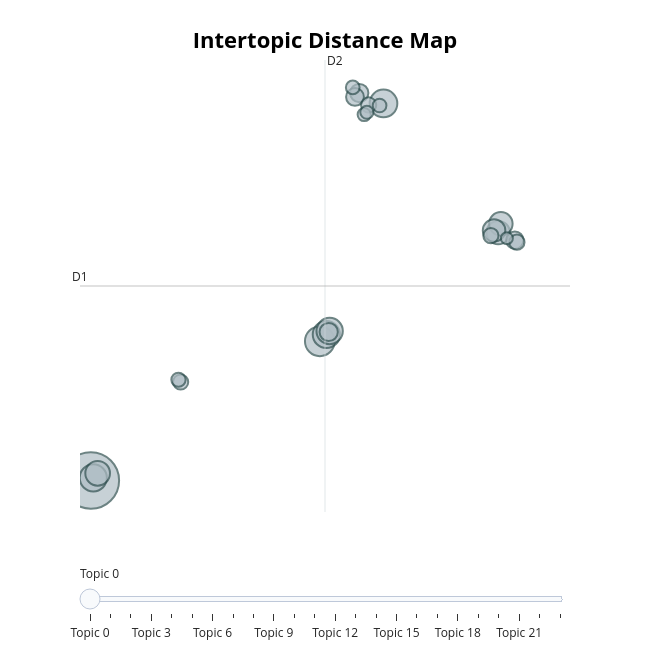

This figure's notebook cell:
### Code cell
docs = [entry['Abstract'] for entry in train_data]
print(f"Loaded {len(docs)} abstracts for Topic Modeling.")

import nltk
from nltk.stem import WordNetLemmatizer, PorterStemmer
from nltk.tokenize import word_tokenize
from nltk.corpus import stopwords 
import string

lemmatizer = WordNetLemmatizer()
stemmer = PorterStemmer()
stop_words = set(stopwords.words('english'))

def preprocess_text(text: str, lemmatize = True, stem = True) -> str:
    """
    Takes in a complete abstract as a string and preprocesses it.
    """
    tokens = word_tokenize(text.lower())
    cleaned_words = []
    for word in tokens:
        if word.isalpha() and word not in stop_words:
            if lemmatize and stem:
                lemmatized_word = lemmatizer.lemmatize(word)
                stemmed_word = stemmer.stem(lemmatized_word)
                cleaned_words.append(stemmed_word)
            elif lemmatize and not stem:
                lemmatized_word = lemmatizer.lemmatize(word)
                cleaned_words.append(lemmatized_word)
            elif not lemmatize and stem:
                stemmed_word = stemmer.stem(word)
                cleaned_words.append(stemmed_word)
            else: 
                cleaned_words.append(word)
        else: pass
    return " ".join(cleaned_words)

docs_cleaned = [preprocess_text(doc) for doc in docs]

# bertopic
topic_model = BERTopic(embedding_model=custom_sentence_model, verbose=True)
topics, probs = topic_model.fit_transform(docs)

# visualization of topics
fig = topic_model.visualize_topics()
fig.show()

### Figure 1 — Plotly figure (JSON) as saved in the notebook; plotly's stock layout.template omitted (floating-point values rounded to 4 significant figures)
{"data": [{"customdata": [[0, "the | of | and | to | in", 221], [1, "the | and | to | this | of", 61], [2, "and | to | the | in | economic", 53], [3, "and | we | in | the | to", 51], [4, "the | and | to | of | we", 51], [5, "the | of | to | in | that", 48], [6, "and | ai | in | to | that", 42], [7, "the | in | of | to | we", 38], [8, "the | of | to | that | in", 38], [9, "the | of | in | and | to", 35], [10, "in | the | of | and | to", 23], [11, "ai | to | we | that | and", 23], [12, "the | and | to | of | that", 22], [13, "human | and | llms | with | our", 21], [14, "and | models | the | of | we", 16], [15, "we | the | and | equilibrium | to", 16], [16, "hydrogen | energy | the | electricity | in", 16], [17, "and | the | energy | of | to", 16], [18, "the | to | in | of | by", 14], [19, "the | of | in | and | silver", 13], [20, "and | digital | the | this | poverty", 13], [21, "leadership | and | motivation | research | wlb", 12], [22, "the | and | financial | of | for", 12], [23, "judicial | sanctions | to | in | and", 10]], "hovertemplate": "<b>Topic %{customdata[0]}</b><br>%{customdata[1]}<br>Size: %{customdata[2]}", "legendgroup": "", "marker": {"color": "#B0BEC5", "line": {"color": "DarkSlateGrey", "width": 2}, "size": [221, 61, 53, 51, 51, 48, 42, 38, 38, 35, 23, 23, 22, 21, 16, 16, 16, 16, 14, 13, 13, 12, 12, 10], "sizemode": "area", "sizeref": 0.1381, "symbol": "circle"}, "mode": "markers", "name": "", "orientation": "v", "showlegend": false, "type": "scatter", "x": [-4.057, 8.808, 12.39, 9.175, -3.919, 9.361, -3.674, 18.83, 18.98, 18.6, 9.307, 11.03, 10.79, 19.76, 0.9875, 19.88, 18.42, 11.55, 0.8667, 10.66, 12.17, 11.3, 11.45, 19.32], "xaxis": "x", "y": [-11.3, -3.829, 8.939, -3.464, -11.16, -3.277, -10.92, 2.004, 2.479, 2.121, -3.331, 9.5, 9.292, 1.598, -6.015, 1.494, 1.847, 8.857, -5.895, 9.802, 8.831, 8.345, 8.467, 1.704], "yaxis": "y"}], "layout": {"annotations": [{"showarrow": false, "text": "D1", "x": -4.666, "y": -0.8613, "yshift": 10}, {"showarrow": false, "text": "D2", "x": 9.099, "xshift": 10, "y": 11.27}], "height": 650, "hoverlabel": {"bgcolor": "white", "font": {"family": "Rockwell", "size": 16}}, "legend": {"itemsizing": "constant", "tracegroupgap": 0}, "margin": {"t": 60}, "shapes": [{"line": {"color": "#CFD8DC", "width": 2}, "type": "line", "x0": 9.099, "x1": 9.099, "y0": -13.0, "y1": 11.27}, {"line": {"color": "#9E9E9E", "width": 2}, "type": "line", "x0": -4.666, "x1": 22.86, "y0": -0.8613, "y1": -0.8613}], "sliders": [{"active": 0, "pad": {"t": 50}, "steps": [{"args": [{"marker.color": [["red", "#B0BEC5", "#B0BEC5", "#B0BEC5", "#B0BEC5", "#B0BEC5", "#B0BEC5", "#B0BEC5", "#B0BEC5", "#B0BEC5", "#B0BEC5", "#B0BEC5", "#B0BEC5", "#B0BEC5", "#B0BEC5", "#B0BEC5", "#B0BEC5", "#B0BEC5", "#B0BEC5", "#B0BEC5", "#B0BEC5", "#B0BEC5", "#B0BEC5", "#B0BEC5"]]}], "label": "Topic 0", "method": "update"}, {"args": [{"marker.color": [["#B0BEC5", "red", "#B0BEC5", "#B0BEC5", "#B0BEC5", "#B0BEC5", "#B0BEC5", "#B0BEC5", "#B0BEC5", "#B0BEC5", "#B0BEC5", "#B0BEC5", "#B0BEC5", "#B0BEC5", "#B0BEC5", "#B0BEC5", "#B0BEC5", "#B0BEC5", "#B0BEC5", "#B0BEC5", "#B0BEC5", "#B0BEC5", "#B0BEC5", "#B0BEC5"]]}], "label": "Topic 1", "method": "update"}, {"args": [{"marker.color": [["#B0BEC5", "#B0BEC5", "red", "#B0BEC5", "#B0BEC5", "#B0BEC5", "#B0BEC5", "#B0BEC5", "#B0BEC5", "#B0BEC5", "#B0BEC5", "#B0BEC5", "#B0BEC5", "#B0BEC5", "#B0BEC5", "#B0BEC5", "#B0BEC5", "#B0BEC5", "#B0BEC5", "#B0BEC5", "#B0BEC5", "#B0BEC5", "#B0BEC5", "#B0BEC5"]]}], "label": "Topic 2", "method": "update"}, {"args": [{"marker.color": [["#B0BEC5", "#B0BEC5", "#B0BEC5", "red", "#B0BEC5", "#B0BEC5", "#B0BEC5", "#B0BEC5", "#B0BEC5", "#B0BEC5", "#B0BEC5", "#B0BEC5", "#B0BEC5", "#B0BEC5", "#B0BEC5", "#B0BEC5", "#B0BEC5", "#B0BEC5", "#B0BEC5", "#B0BEC5", "#B0BEC5", "#B0BEC5", "#B0BEC5", "#B0BEC5"]]}], "label": "Topic 3", "method": "update"}, {"args": [{"marker.color": [["#B0BEC5", "#B0BEC5", "#B0BEC5", "#B0BEC5", "red", "#B0BEC5", "#B0BEC5", "#B0BEC5", "#B0BEC5", "#B0BEC5", "#B0BEC5", "#B0BEC5", "#B0BEC5", "#B0BEC5", "#B0BEC5", "#B0BEC5", "#B0BEC5", "#B0BEC5", "#B0BEC5", "#B0BEC5", "#B0BEC5", "#B0BEC5", "#B0BEC5", "#B0BEC5"]]}], "label": "Topic 4", "method": "update"}, {"args": [{"marker.color": [["#B0BEC5", "#B0BEC5", "#B0BEC5", "#B0BEC5", "#B0BEC5", "red", "#B0BEC5", "#B0BEC5", "#B0BEC5", "#B0BEC5", "#B0BEC5", "#B0BEC5", "#B0BEC5", "#B0BEC5", "#B0BEC5", "#B0BEC5", "#B0BEC5", "#B0BEC5", "#B0BEC5", "#B0BEC5", "#B0BEC5", "#B0BEC5", "#B0BEC5", "#B0BEC5"]]}], "label": "Topic 5", "method": "update"}, {"args": [{"marker.color": [["#B0BEC5", "#B0BEC5", "#B0BEC5", "#B0BEC5", "#B0BEC5", "#B0BEC5", "red", "#B0BEC5", "#B0BEC5", "#B0BEC5", "#B0BEC5", "#B0BEC5", "#B0BEC5", "#B0BEC5", "#B0BEC5", "#B0BEC5", "#B0BEC5", "#B0BEC5", "#B0BEC5", "#B0BEC5", "#B0BEC5", "#B0BEC5", "#B0BEC5", "#B0BEC5"]]}], "label": "Topic 6", "method": "update"}, {"args": [{"marker.color": [["#B0BEC5", "#B0BEC5", "#B0BEC5", "#B0BEC5", "#B0BEC5", "#B0BEC5", "#B0BEC5", "red", "#B0BEC5", "#B0BEC5", "#B0BEC5", "#B0BEC5", "#B0BEC5", "#B0BEC5", "#B0BEC5", "#B0BEC5", "#B0BEC5", "#B0BEC5", "#B0BEC5", "#B0BEC5", "#B0BEC5", "#B0BEC5", "#B0BEC5", "#B0BEC5"]]}], "label": "Topic 7", "method": "update"}, {"args": [{"marker.color": [["#B0BEC5", "#B0BEC5", "#B0BEC5", "#B0BEC5", "#B0BEC5", "#B0BEC5", "#B0BEC5", "#B0BEC5", "red", "#B0BEC5", "#B0BEC5", "#B0BEC5", "#B0BEC5", "#B0BEC5", "#B0BEC5", "#B0BEC5", "#B0BEC5", "#B0BEC5", "#B0BEC5", "#B0BEC5", "#B0BEC5", "#B0BEC5", "#B0BEC5", "#B0BEC5"]]}], "label": "Topic 8", "method": "update"}, {"args": [{"marker.color": [["#B0BEC5", "#B0BEC5", "#B0BEC5", "#B0BEC5", "#B0BEC5", "#B0BEC5", "#B0BEC5", "#B0BEC5", "#B0BEC5", "red", "#B0BEC5", "#B0BEC5", "#B0BEC5", "#B0BEC5", "#B0BEC5", "#B0BEC5", "#B0BEC5", "#B0BEC5", "#B0BEC5", "#B0BEC5", "#B0BEC5", "#B0BEC5", "#B0BEC5", "#B0BEC5"]]}], "label": "Topic 9", "method": "update"}, {"args": [{"marker.color": [["#B0BEC5", "#B0BEC5", "#B0BEC5", "#B0BEC5", "#B0BEC5", "#B0BEC5", "#B0BEC5", "#B0BEC5", "#B0BEC5", "#B0BEC5", "red", "#B0BEC5", "#B0BEC5", "#B0BEC5", "#B0BEC5", "#B0BEC5", "#B0BEC5", "#B0BEC5", "#B0BEC5", "#B0BEC5", "#B0BEC5", "#B0BEC5", "#B0BEC5", "#B0BEC5"]]}], "label": "Topic 10", "method": "update"}, {"args": [{"marker.color": [["#B0BEC5", "#B0BEC5", "#B0BEC5", "#B0BEC5", "#B0BEC5", "#B0BEC5", "#B0BEC5", "#B0BEC5", "#B0BEC5", "#B0BEC5", "#B0BEC5", "red", "#B0BEC5", "#B0BEC5", "#B0BEC5", "#B0BEC5", "#B0BEC5", "#B0BEC5", "#B0BEC5", "#B0BEC5", "#B0BEC5", "#B0BEC5", "#B0BEC5", "#B0BEC5"]]}], "label": "Topic 11", "method": "update"}, {"args": [{"marker.color": [["#B0BEC5", "#B0BEC5", "#B0BEC5", "#B0BEC5", "#B0BEC5", "#B0BEC5", "#B0BEC5", "#B0BEC5", "#B0BEC5", "#B0BEC5", "#B0BEC5", "#B0BEC5", "red", "#B0BEC5", "#B0BEC5", "#B0BEC5", "#B0BEC5", "#B0BEC5", "#B0BEC5", "#B0BEC5", "#B0BEC5", "#B0BEC5", "#B0BEC5", "#B0BEC5"]]}], "label": "Topic 12", "method": "update"}, {"args": [{"marker.color": [["#B0BEC5", "#B0BEC5", "#B0BEC5", "#B0BEC5", "#B0BEC5", "#B0BEC5", "#B0BEC5", "#B0BEC5", "#B0BEC5", "#B0BEC5", "#B0BEC5", "#B0BEC5", "#B0BEC5", "red", "#B0BEC5", "#B0BEC5", "#B0BEC5", "#B0BEC5", "#B0BEC5", "#B0BEC5", "#B0BEC5", "#B0BEC5", "#B0BEC5", "#B0BEC5"]]}], "label": "Topic 13", "method": "update"}, {"args": [{"marker.color": [["#B0BEC5", "#B0BEC5", "#B0BEC5", "#B0BEC5", "#B0BEC5", "#B0BEC5", "#B0BEC5", "#B0BEC5", "#B0BEC5", "#B0BEC5", "#B0BEC5", "#B0BEC5", "#B0BEC5", "#B0BEC5", "red", "#B0BEC5", "#B0BEC5", "#B0BEC5", "#B0BEC5", "#B0BEC5", "#B0BEC5", "#B0BEC5", "#B0BEC5", "#B0BEC5"]]}], "label": "Topic 14", "method": "update"}, {"args": [{"marker.color": [["#B0BEC5", "#B0BEC5", "#B0BEC5", "#B0BEC5", "#B0BEC5", "#B0BEC5", "#B0BEC5", "#B0BEC5", "#B0BEC5", "#B0BEC5", "#B0BEC5", "#B0BEC5", "#B0BEC5", "#B0BEC5", "#B0BEC5", "red", "#B0BEC5", "#B0BEC5", "#B0BEC5", "#B0BEC5", "#B0BEC5", "#B0BEC5", "#B0BEC5", "#B0BEC5"]]}], "label": "Topic 15", "method": "update"}, {"args": [{"marker.color": [["#B0BEC5", "#B0BEC5", "#B0BEC5", "#B0BEC5", "#B0BEC5", "#B0BEC5", "#B0BEC5", "#B0BEC5", "#B0BEC5", "#B0BEC5", "#B0BEC5", "#B0BEC5", "#B0BEC5", "#B0BEC5", "#B0BEC5", "#B0BEC5", "red", "#B0BEC5", "#B0BEC5", "#B0BEC5", "#B0BEC5", "#B0BEC5", "#B0BEC5", "#B0BEC5"]]}], "label": "Topic 16", "method": "update"}, {"args": [{"marker.color": [["#B0BEC5", "#B0BEC5", "#B0BEC5", "#B0BEC5", "#B0BEC5", "#B0BEC5", "#B0BEC5", "#B0BEC5", "#B0BEC5", "#B0BEC5", "#B0BEC5", "#B0BEC5", "#B0BEC5", "#B0BEC5", "#B0BEC5", "#B0BEC5", "#B0BEC5", "red", "#B0BEC5", "#B0BEC5", "#B0BEC5", "#B0BEC5", "#B0BEC5", "#B0BEC5"]]}], "label": "Topic 17", "method": "update"}, {"args": [{"marker.color": [["#B0BEC5", "#B0BEC5", "#B0BEC5", "#B0BEC5", "#B0BEC5", "#B0BEC5", "#B0BEC5", "#B0BEC5", "#B0BEC5", "#B0BEC5", "#B0BEC5", "#B0BEC5", "#B0BEC5", "#B0BEC5", "#B0BEC5", "#B0BEC5", "#B0BEC5", "#B0BEC5", "red", "#B0BEC5", "#B0BEC5", "#B0BEC5", "#B0BEC5", "#B0BEC5"]]}], "label": "Topic 18", "method": "update"}, {"args": [{"marker.color": [["#B0BEC5", "#B0BEC5", "#B0BEC5", "#B0BEC5", "#B0BEC5", "#B0BEC5", "#B0BEC5", "#B0BEC5", "#B0BEC5", "#B0BEC5", "#B0BEC5", "#B0BEC5", "#B0BEC5", "#B0BEC5", "#B0BEC5", "#B0BEC5", "#B0BEC5", "#B0BEC5", "#B0BEC5", "red", "#B0BEC5", "#B0BEC5", "#B0BEC5", "#B0BEC5"]]}], "label": "Topic 19", "method": "update"}, {"args": [{"marker.color": [["#B0BEC5", "#B0BEC5", "#B0BEC5", "#B0BEC5", "#B0BEC5", "#B0BEC5", "#B0BEC5", "#B0BEC5", "#B0BEC5", "#B0BEC5", "#B0BEC5", "#B0BEC5", "#B0BEC5", "#B0BEC5", "#B0BEC5", "#B0BEC5", "#B0BEC5", "#B0BEC5", "#B0BEC5", "#B0BEC5", "red", "#B0BEC5", "#B0BEC5", "#B0BEC5"]]}], "label": "Topic 20", "method": "update"}, {"args": [{"marker.color": [["#B0BEC5", "#B0BEC5", "#B0BEC5", "#B0BEC5", "#B0BEC5", "#B0BEC5", "#B0BEC5", "#B0BEC5", "#B0BEC5", "#B0BEC5", "#B0BEC5", "#B0BEC5", "#B0BEC5", "#B0BEC5", "#B0BEC5", "#B0BEC5", "#B0BEC5", "#B0BEC5", "#B0BEC5", "#B0BEC5", "#B0BEC5", "red", "#B0BEC5", "#B0BEC5"]]}], "label": "Topic 21", "method": "update"}, {"args": [{"marker.color": [["#B0BEC5", "#B0BEC5", "#B0BEC5", "#B0BEC5", "#B0BEC5", "#B0BEC5", "#B0BEC5", "#B0BEC5", "#B0BEC5", "#B0BEC5", "#B0BEC5", "#B0BEC5", "#B0BEC5", "#B0BEC5", "#B0BEC5", "#B0BEC5", "#B0BEC5", "#B0BEC5", "#B0BEC5", "#B0BEC5", "#B0BEC5", "#B0BEC5", "red", "#B0BEC5"]]}], "label": "Topic 22", "method": "update"}, {"args": [{"marker.color": [["#B0BEC5", "#B0BEC5", "#B0BEC5", "#B0BEC5", "#B0BEC5", "#B0BEC5", "#B0BEC5", "#B0BEC5", "#B0BEC5", "#B0BEC5", "#B0BEC5", "#B0BEC5", "#B0BEC5", "#B0BEC5", "#B0BEC5", "#B0BEC5", "#B0BEC5", "#B0BEC5", "#B0BEC5", "#B0BEC5", "#B0BEC5", "#B0BEC5", "#B0BEC5", "red"]]}], "label": "Topic 23", "method": "update"}]}], "title": {"font": {"color": "Black", "size": 22}, "text": "<b>Intertopic Distance Map</b>", "x": 0.5, "xanchor": "center", "y": 0.95, "yanchor": "top"}, "width": 650, "xaxis": {"anchor": "y", "domain": [0, 1], "range": [-4.666, 22.86], "title": {"text": ""}, "visible": false}, "yaxis": {"anchor": "x", "domain": [0, 1], "range": [-13.0, 11.27], "title": {"text": ""}, "visible": false}}}
